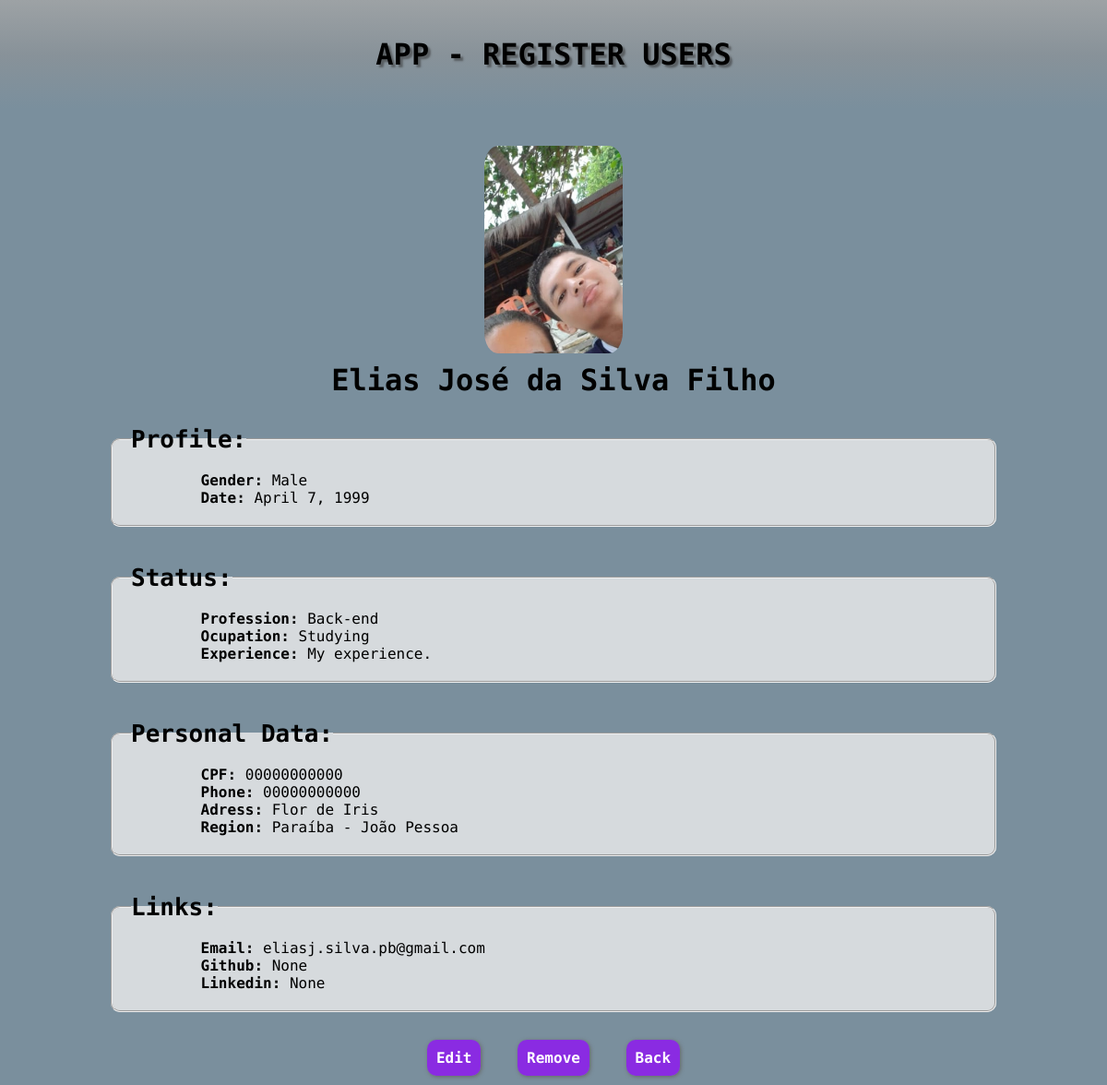
/List-User/User/1/ (signed in), run on the app's committed database.
### App_Register/models.py (models this page shows, shortened)
class User(models.Model):
    GENDER = [
        ('Female', 'Female'),
        ('Male', 'Male'),
        ('Other', 'Other'),
    ]
    PROFESSION = [
        ('Font-end','Front-end'),
        ('Back-end','Back-end'),
        ('Full-Stack','Full-Stack'),
        ('Intern', 'Intern'),
        ('C.Security', 'C.Security'),
    ]
    OCUPATION = [
        ('Studying', 'Studying'),
        ('Working', 'Working'),
        ('Freelancer', 'Freelancer'),
        ('Unemployed', 'Unemployed'),
    ]
    TECHNOLOGIES = [
        ('Html', 'Html'),
        ('Css', 'Css'),
        ('JavaScript', 'JavaScript'),
        ('Python', 'Python'),
        ('Ruby', 'Ruby'),
        ('PHP', 'PHP'),
        ('C#', 'C#'),
        ('Java', 'Java'),
    ]
    LOCATE = [
        ('Acre - Rio Branco', 'Acre - Rio Branco'),
        ('Alagoas - Maceió', 'Alagoas - Maceió'),
        ('Amapá - Macapá', 'Amapá - Macapá'),
        ('Amazonas - Manaus', 'Amazonas - Manaus'),
        ('Bahia - Salvador', 'Bahia - Salvador'),
        ('Ceará - Fortaleza', 'Ceará - Fortaleza'),
        ('Espírito Santo - Vitória', 'Espírito Santo - Vitória'),
        ('Goiás - Goiânia', 'Goiás - Goiânia'),
        ('Maranhão - São Luís', 'Maranhão - São Luís'),
        ('Mato Grosso - Cuiabá', 'Mato Grosso - Cuiabá'),
        ('Mato Grosso do Sul - Campo Grande', 'Mato Grosso do Sul - Campo Grande'),
        ('Minas Gerais - Belo Horizonte', 'Minas Gerais - Belo Horizonte'),
        ('Paraíba - João Pessoa', 'Paraíba - João Pessoa'),
        ('Pernambuco - Recife', 'Pernambuco - Recife'),
        ('Piauí - Teresina', 'Piauí - Teresina'),
        ('Rio de Janeiro - Rio de Janeiro', 'Rio de Janeiro - Rio de Janeiro'),
        ('Rio Grande do Norte - Natal', 'Rio Grande do Norte - Natal'),
        ('Rio Grande do Sul - Porto Alegre', 'Rio Grande do Sul - Porto Alegre'),
        ('Rondônia - Porto Velho', 'Rondônia - Porto Velho'),
        ('Roraima - Boa Vista', 'Roraima - Boa Vista'),
        ('Santa Catarina - Florianópolis', 'Santa Catarina - Florianópolis'),
        ('São Paulo - São Paulo', 'São Paulo - São Paulo'),
        ('Sergipe - Aracaju', 'Sergipe - Aracaju'),
        ('Tocantins - Palmas', 'Tocantins - Palmas'),
        ('Distrito Federal - Brasília', 'Distrito Federal - Brasília'),
    ]
    name = models.CharField(max_length=150)
    photo = models.ImageField(upload_to='photos', blank=True, null=True)
    gender = models.CharField(max_length=100, choices=GENDER, default=None)
    date = models.DateField()
    profession = models.CharField(max_length=100, choices=PROFESSION, null=True) #default=None
    ocupation = models.CharField(max_length=100, choices=OCUPATION, null=True) #default=None
    experience = models.TextField(blank=True, null=True)
    cpf = models.CharField(max_length= 11, null=True)
    phone = models.CharField(max_length=11, null=True)
    adress = models.CharField(max_length=155, blank=True, null=True)
    locate = models.CharField(max_length=100, choices=LOCATE) #default=None
    email = models.EmailField()
    github = models.URLField(blank=True, null=True, default=None)
    linkedin = models.URLField(blank=True, null=True, default=None)
    created_at = models.DateTimeField(auto_now_add=True, null=True)

### App_Register/views.py (the view)
# urls.py: path('List-User/User/<int:id>/', views.read, name = 'user'), # Reading
@login_required
def read(request, id):
    user = models.User.objects.get(id=id)
    return render(request, 'register/user.html', {'user':user})

### App_Register/templates/register/user.html
{% extends 'home.html' %}
{% load static %}
{% block content %}
{% if user.photo %}
<div class="img"><img src="{{user.photo.url}}" alt="imagem de {{user.name}}"> </div>
{% else %}
<div class="img"><img src="{% static 'imgs/user-none.svg' %}" alt="imagem de {{user.name}}"> </div>
{% endif %}
<h3>{{user.name}}</h3>
<div class="user">
    <fieldset>
        <legend>Profile:</legend>
        <div class="user-content">
            <label for=""><span>Gender:</span>
                {{ user.gender }}
            </label>
            <label for=""><span>Date:</span>
                {{ user.date }}
            </label>
        </div>
    </fieldset>
    <fieldset>
        <legend>Status:</legend>
            <div class="user-content">
                <label for=""><span>Profession:</span>
                    {{ user.profession }}
                </label>
                <label for=""><span>Ocupation:</span>
                    {{ user.ocupation }}
                </label>
            </div>
            <div class="user-content">
                <label for=""><span>Experience:</span>
                    {{ user.experience }}
                </label>
            </div>
    </fieldset>
    <fieldset>
        <legend>Personal Data:</legend>
        <div class="user-content">
            <label for=""><span>CPF:</span>
                {{ user.cpf }}
            </label>
            <label for=""><span>Phone:</span>
                {{ user.phone }}
            </label>
        </div>
        <div class="user-content">
            <label for=""><span>Adress:</span>
                {{ user.adress }}
            </label>
            <label for=""><span>Region:</span>
                {{ user.locate }}
            </label>
        </div>
    </fieldset>
    <fieldset>
        <legend>Links:</legend>
        <div class="user-content">
            <label for=""><span>Email:</span>
                {{ user.email }}
            </label>
            <label for=""><span>Github:</span>
                {{ user.github }}
            </label>
            <label for=""><span>Linkedin:</span>
                {{ user.linkedin }}
            </label>
        </div>
    </fieldset>
</div>
<nav>
    <a href="{% url 'edit' id=user.id %}">Edit</a>
    <a href="{% url 'remove' id=user.id %}">Remove</a>
    <a href="{% url 'list' %}">Back</a>
</nav>
{% endblock %}

### App_Register/templates/home.html (shortened to what this page needs)
{% load static %}
<!DOCTYPE html>
<html lang="en">
<head>
    <link rel="stylesheet" href="{% static 'css/app_register.css' %}">
</head>
<body>
    <header>
        <h1>APP - REGISTER USERS</h1>
    </header>
{% block content %}{% endblock %}
</body>
</html>

### static/css/app_register.css (style rules this page uses)
* { padding: 0; margin: 0; box-sizing: border-box; font-family: 'Ubuntu Mono', monospace; }
body { background-color: #7A8F9D; }
.img { display: flex; justify-content: center; }
.img img { width: 150px; border-radius: 10%; margin: 40px 0 0 0; }
fieldset { padding: 20px 0; margin: 20px 0; display: flex; justify-content: space-around; align-items: start; border-radius: 10px; }
fieldset legend { margin: 0 0 0 20px; font-size: 26px; font-weight: bold; }
fieldset:nth-child(3) { display: flex; flex-direction: column; }
header { background-image: linear-gradient(to bottom, #9da2a5, #889299, #7A8F9D); }
header h1 { text-align: center; padding: 40px 0; text-shadow: #3338 3px 3px 2px; }
nav { text-align: center; padding: 20px 0; }
nav a,form .form-buttons-end button a, button { text-decoration: none; box-shadow: #666 1px 1px 4px; border-radius: 10px; background-color: #8a2be2; margin: 10px 15px; padding: 10px; font-weight: bold; color: #fff; }
body > h3 { text-align: center; margin: 10px 0; font-size: 32px; }
.user { display: flex; align-items: center; flex-direction: column; }
.user fieldset { width: 80%; display: flex; flex-direction: column; align-items: center; background-color: #eeec; }
.user fieldset .user-content { width: 80%; display: flex; flex-direction: column; }
.user fieldset .user-content span { font-weight: bold; padding: 10px 0 ; }

### data on the page
User: photo (picture), name "Elias José da Silva Filho", gender "Male", date "April 7, 1999", profession "Back-end", ocupation "Studying", experience "My experience.", cpf "00000000000", phone "00000000000", adress "Flor de Iris", locate "Paraíba - João Pessoa", email "eliasj.silva.pb@gmail.com", github "None", linkedin "None"
